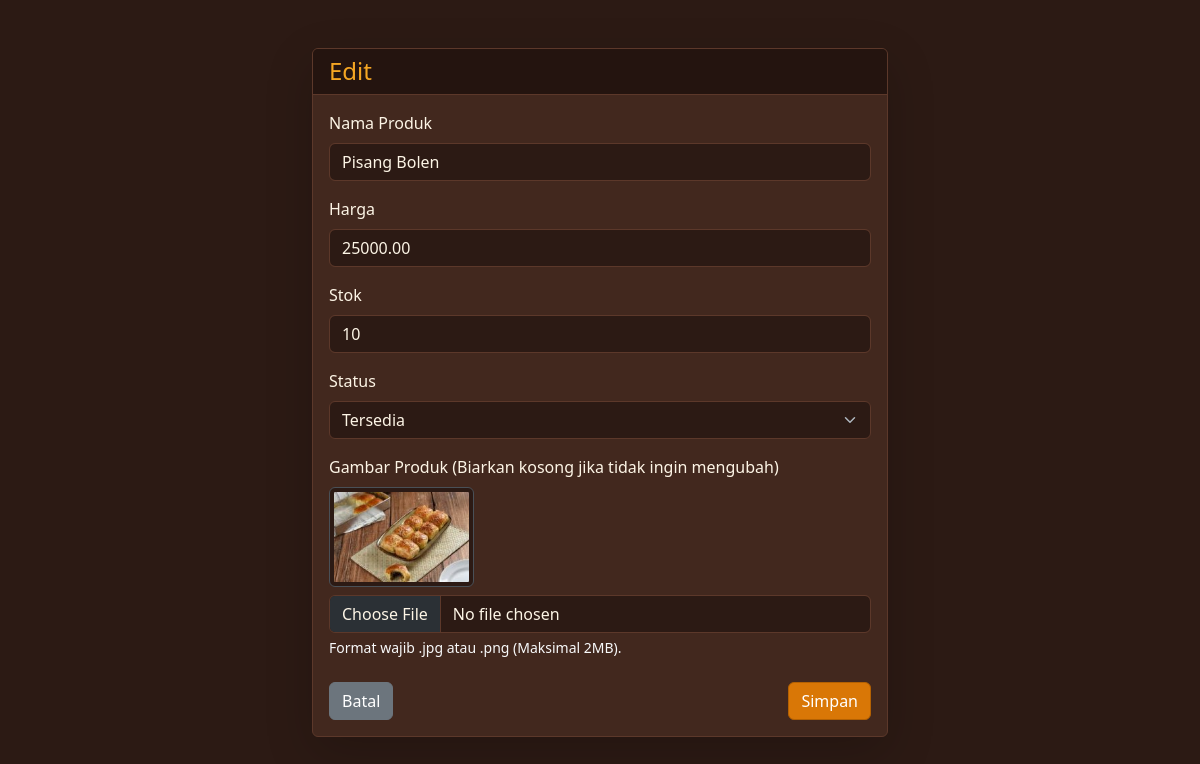
Screenshot of /index.php?page=edit&id=16 (signed in) with the database file from the repository.
### tables this page shows
CREATE TABLE `produk` (
  `id` int(11) NOT NULL,
  `nama` varchar(100) NOT NULL,
  `harga` decimal(10,2) NOT NULL,
  `stok` int(11) NOT NULL,
  `status` varchar(20) DEFAULT 'Tersedia',
  `gambar` varchar(255) DEFAULT NULL,
  `thumbpath` varchar(255) DEFAULT NULL
);

### models/Product.php (called while the page is built, shortened)
<?php
class Product {
    private $conn;
    public function __construct($db) {
        $this->conn = $db;
    }
    public function getProductById($id) {
        $stmt = $this->conn->prepare("SELECT * FROM produk WHERE id = ?");
        $stmt->bind_param("i", $id);
        $stmt->execute();
        return $stmt->get_result()->fetch_assoc();
    }
}
?>

### config/database.php (called while the page is built, shortened)
<?php
function escape_output($string) {
    return htmlspecialchars($string, ENT_QUOTES, 'UTF-8');
}
?>

### views/edit.php (the view, shortened to what this page needs)
<!DOCTYPE html>
<html lang="id" data-bs-theme="dark">
<head>
    <link href="https://cdn.jsdelivr.net/npm/bootstrap@5.3.0/dist/css/bootstrap.min.css" rel="stylesheet">
</head>
<body>
    <div class="container mt-5" style="max-width: 600px;">
        <div class="card shadow-lg border-secondary form-animasi">
            <div class="card-header bg-warning text-dark">
                <h4 class="mb-0">Edit</h4>
            </div>
            <div class="card-body">
                <form method="POST" action="index.php?page=edit&id=<?= $data['id'] ?>" enctype="multipart/form-data">
                    <div class="mb-3">
                        <label class="form-label">Nama Produk</label>
                        <input type="text" name="nama_produk" class="form-control" value="<?= escape_output($data['nama']) ?>" required>
                    </div>
                    <div class="mb-3">
                        <label class="form-label">Harga</label>
                        <input type="number" name="harga" class="form-control" value="<?= $data['harga'] ?>" required min="0">
                    </div>
                    <div class="mb-3">
                        <label class="form-label">Stok</label>
                        <input type="number" name="stok" class="form-control" value="<?= $data['stok'] ?>" required min="0">
                    </div>
                    <div class="mb-3">
                        <label class="form-label">Status</label>
                        <select name="status" class="form-select">
                            <option value="Tersedia" <?= $data['status'] === 'Tersedia' ? 'selected' : '' ?>>Tersedia</option>
                        </select>
                    </div>
                    <div class="mb-4">
                        <label class="form-label">Gambar Produk (Biarkan kosong jika tidak ingin mengubah)</label>
                        <?php if($data['thumbpath']): ?>
                            <div class="mb-2">
                                <img src="<?= escape_output($data['thumbpath']) ?>" class="img-thumbnail" alt="Thumbnail Saat Ini" style="max-height: 100px;">
                            </div>
                        <?php endif; ?>
                        <input type="file" name="gambar" class="form-control" accept=".jpg, .jpeg, .png">
                        <div class="form-text text-light">Format wajib .jpg atau .png (Maksimal 2MB).</div>
                    </div>
                    <div class="d-flex justify-content-between">
                        <a href="index.php?page=dashboard" class="btn btn-secondary btn-transisi">Batal</a>
                        <button type="submit" class="btn btn-primary btn-transisi">Simpan</button>
                    </div>
                </form>
            </div>
        </div>
    </div>
</body>
</html>

### views/edit.php (style rules this page uses)
[data-bs-theme="dark"] { --bs-body-bg: #2c1a14; --bs-body-color: #fdf5e6; --bs-body-tertiary-bg: #2c1a14; }
.card { background-color: #42281e !important; border-color: #5c382a !important; color: #fdf5e6; }
.card-header, .table-active th { background-color: #24140f !important; color: #f5a623 !important; border-bottom: 1px solid #5c382a; }
.btn-primary { background-color: #d97706; border-color: #b46102; color: #fff; }
.form-control, .form-select { background-color: #2c1a14 !important; border-color: #5c382a !important; color: #fdf5e6 !important; }
.btn-transisi { transition: transform 0.3s ease, background-color 0.3s ease; }
.form-animasi { animation: slideIn 0.5s ease-out; }

### rows the page displays
produk: nama_produk "Pisang Bolen", harga "25000.00", stok "10", status "Tersedia", thumbpath (picture)
